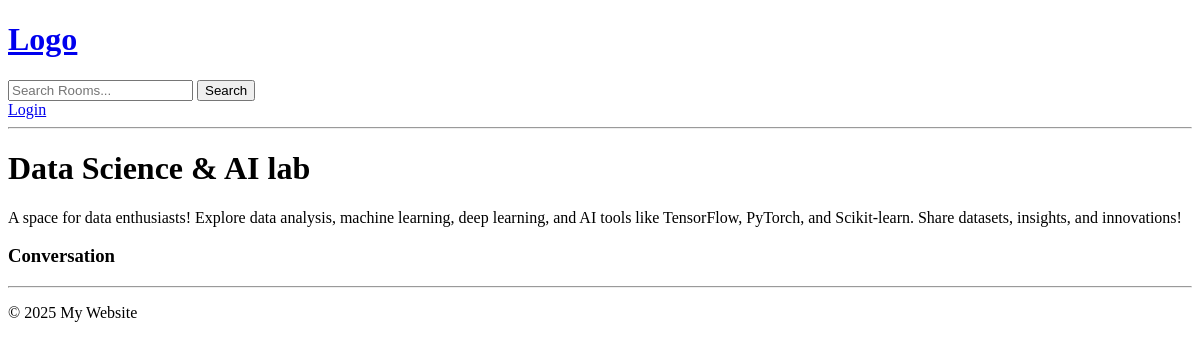
The page /room/3/ on the database as committed earlier.
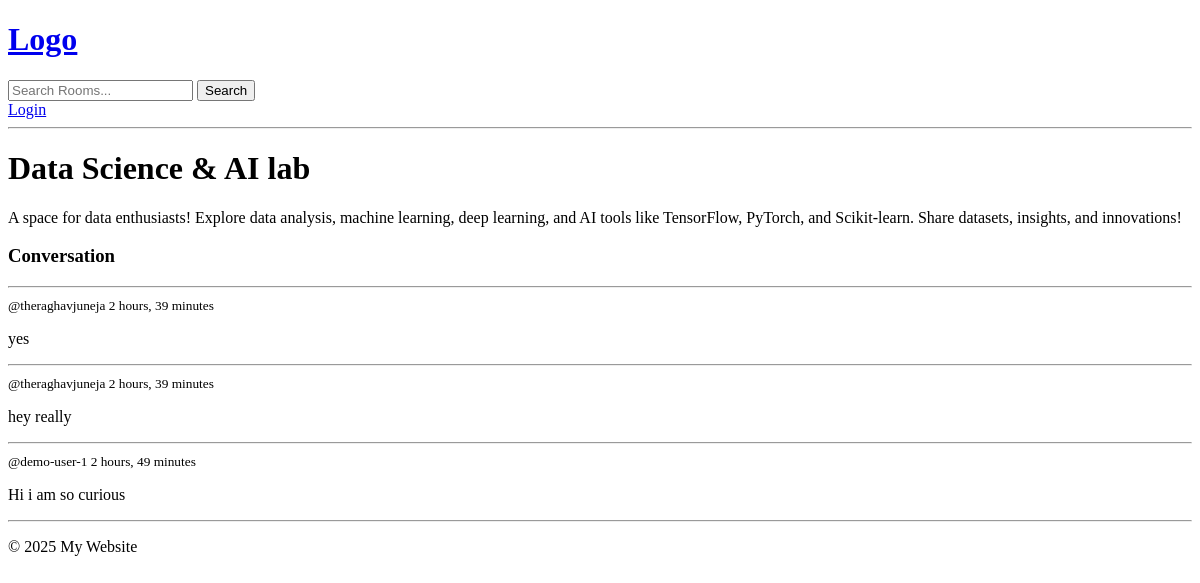
The same page on the database as committed later.
### base/models.py (models this page shows)
class Message(models.Model):
    user=models.ForeignKey(User,on_delete=models.CASCADE)
    room=models.ForeignKey(Room,on_delete=models.CASCADE)
    body = models.TextField(null=True, blank=True)
    updated=models.DateTimeField(auto_now=True)
    created=models.DateTimeField(auto_now_add=True)
    def __str__(self):
        return self.body[0:50]

### base/views.py (the view, shortened to what this page needs)
# urls.py: path('room/<int:pk>/',views.room,name='room'),
def room(request,pk):
    room=Room.objects.get(id=pk) # get the room having id=pk
    room_messages=room.message_set.all().order_by('-created')
    print(room_messages)
    context = {'room': room, 'room_messages': room_messages}
    return render(request,'base/room.html',context)

### base/templates/base/room.html (shortened to what this page needs)
{% extends 'main.html'%}
{% block content %}
<div class="room-container">
    <div>
        <h1>{{room.name}}</h1>
    </div>
</div>
<p>{{room.description}}</p>
<div class="comment-wrapper">
    <h3>Conversation</h3>
    <hr>
    {% for message in room_messages  %}
        <div>
            <small>@{{message.user}} {{message.created|timesince }} </small>
            <p>{{message.body}}</p>
            <hr>
        </div>
    {% endfor %}
</div>
{% endblock %}

Rows that differ between the two databases and show on the page:
added Message: user "theraghavjuneja", created "2 hours, 39 minutes", body "yes"
added Message: user "theraghavjuneja", created "2 hours, 39 minutes", body "hey really"
added Message: user "demo-user-1", created "2 hours, 49 minutes", body "Hi i am so curious"
